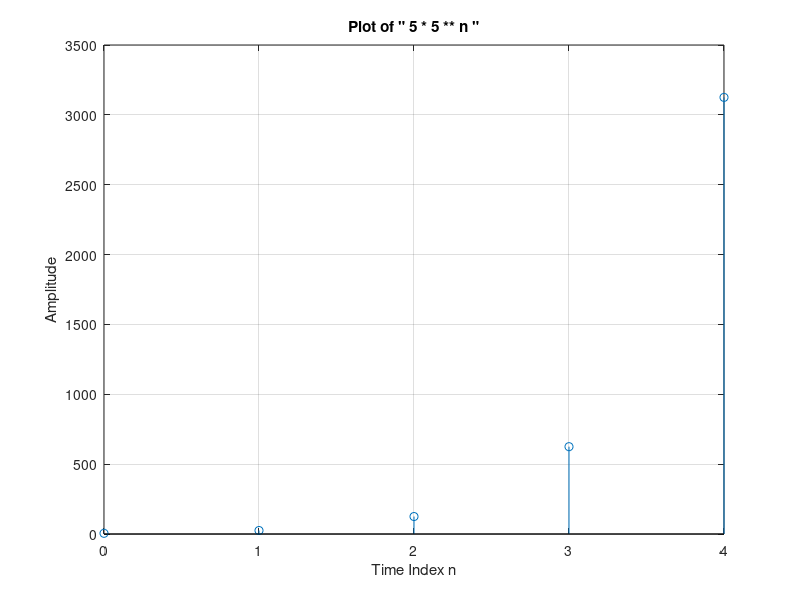

The MATLAB script that drew this image:
%Generation of real exponential Sequence

loop=1;
while (loop==1)
    clc;
    disp('GENERATION OF REAL EXPONENTIAL SEQUENCE A*b^n');
	disp('  ');
	A=input('Enter the gain Constant = ');
	b=input('Enter the Base = ');
	N=input('Enter the Length of the Sequence = ');
	n=0:N-1;
	c=A*b.^n;
	stem(n,c);
	zoom;
	title(['Plot of " ',num2str(A),' * ',num2str(b),' ** n "']);
	grid;
    xlabel('Time Index n');
    ylabel('Amplitude');
    disp('  ');
    choice=input('DO YOU WANT TO CONTINUE...?(Y/N)= ','s');
    switch upper(choice)
    case 'Y',
      loop=1;
    otherwise
      loop=0;
    end
end

